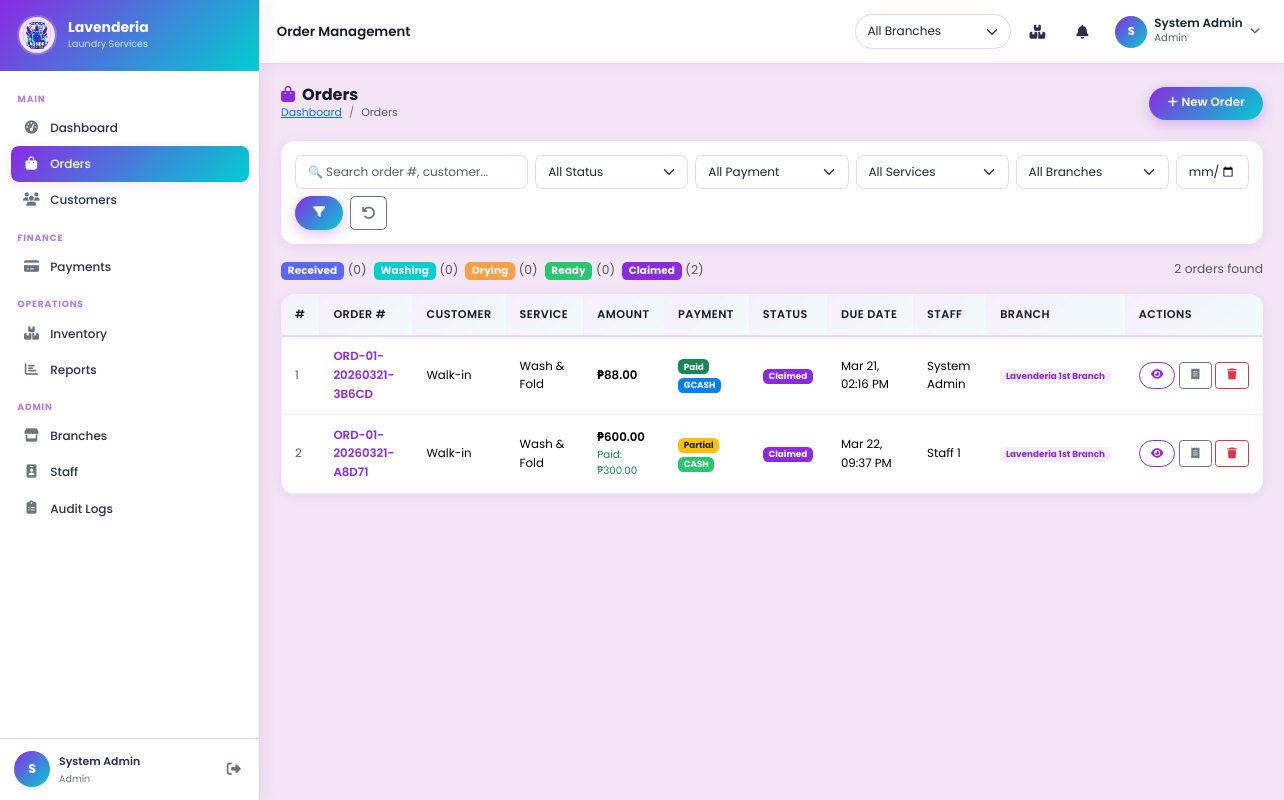
/modules/orders/index.php (signed in), run on the app's committed database.
### tables this page shows
CREATE TABLE `orders` (
  `id` int(11) NOT NULL,
  `branch_id` int(11) NOT NULL,
  `customer_id` int(11) DEFAULT NULL,
  `staff_id` int(11) NOT NULL,
  `order_number` varchar(40) NOT NULL,
  `barcode` varchar(120) DEFAULT NULL,
  `status` enum('received','washing','drying','ready','claimed') DEFAULT 'received',
  `service_type` enum('wash_fold','dry_clean','ironing') NOT NULL,
  `pricing_type` enum('per_kilo','per_item') NOT NULL DEFAULT 'per_kilo',
  `weight` decimal(8,2) DEFAULT NULL,
  `price_per_unit` decimal(8,2) NOT NULL DEFAULT 0.00,
  `total_amount` decimal(10,2) NOT NULL DEFAULT 0.00,
  `paid_amount` decimal(10,2) NOT NULL DEFAULT 0.00,
  `payment_status` enum('paid','unpaid','partial') DEFAULT 'unpaid',
  `payment_method` enum('cash','gcash') DEFAULT NULL,
  `gcash_reference` varchar(60) DEFAULT NULL,
  `rack_number` varchar(25) DEFAULT NULL,
  `stain_notes` text DEFAULT NULL,
  `special_instructions` text DEFAULT NULL,
  `is_delivery` tinyint(1) DEFAULT 0,
  `pickup_date` datetime DEFAULT NULL,
  `pickup_address` text DEFAULT NULL,
  `due_date` datetime DEFAULT NULL,
  `claimed_date` datetime DEFAULT NULL,
  `created_at` timestamp NOT NULL DEFAULT current_timestamp(),
  `updated_at` timestamp NOT NULL DEFAULT current_timestamp() ON UPDATE current_timestamp()
);

CREATE TABLE `users` (
  `id` int(11) NOT NULL,
  `branch_id` int(11) DEFAULT NULL,
  `username` varchar(60) NOT NULL,
  `password` varchar(255) NOT NULL,
  `full_name` varchar(120) NOT NULL,
  `email` varchar(120) DEFAULT NULL,
  `phone` varchar(25) DEFAULT NULL,
  `role` enum('owner','admin','staff') NOT NULL DEFAULT 'staff',
  `status` enum('active','inactive') DEFAULT 'active',
  `last_login` timestamp NULL DEFAULT NULL,
  `created_at` timestamp NOT NULL DEFAULT current_timestamp(),
  `updated_at` timestamp NOT NULL DEFAULT current_timestamp() ON UPDATE current_timestamp()
);

CREATE TABLE `branches` (
  `id` int(11) NOT NULL,
  `name` varchar(120) NOT NULL,
  `location` varchar(255) NOT NULL,
  `contact` varchar(25) DEFAULT NULL,
  `email` varchar(120) DEFAULT NULL,
  `manager_name` varchar(120) DEFAULT NULL,
  `status` enum('active','inactive') DEFAULT 'active',
  `created_at` timestamp NOT NULL DEFAULT current_timestamp(),
  `updated_at` timestamp NOT NULL DEFAULT current_timestamp() ON UPDATE current_timestamp()
);

### modules/orders/index.php (the view, shortened to what this page needs)
<?php
require_once '../../config/database.php';
require_once '../../config/functions.php';
$bf = branchFilter('o');
$filter_date     = $_GET['date']      ?? '';
$search          = trim($_GET['q']    ?? '');
$where = ["$bf"];
$whereSQL = implode(' AND ', $where);
$orders = $conn->query("
    SELECT o.*, c.name AS customer_name, b.name AS branch_name, u.full_name AS staff_name
    FROM orders o
    LEFT JOIN customers c ON c.id = o.customer_id
    JOIN branches b ON b.id = o.branch_id
    JOIN users u ON u.id = o.staff_id
    WHERE $whereSQL
    ORDER BY o.created_at DESC
    LIMIT 200
")->fetch_all(MYSQLI_ASSOC);
require_once '../../includes/head.php';
?>
<div class="app-layout">
<?php require_once '../../includes/sidebar.php'; ?>
<div class="main-content">
<?php require_once '../../includes/navbar.php'; ?>
<div class="page-content">
  <div class="page-header">
    <div>
      <h4><i class="fas fa-shopping-bag text-purple me-2"></i>Orders</h4>
      <nav aria-label="breadcrumb">
        <ol class="breadcrumb">
          <li class="breadcrumb-item"><a href="<?= SITE_URL ?>/modules/dashboard/index.php">Dashboard</a></li>
          <li class="breadcrumb-item active">Orders</li>
        </ol>
      </nav>
    </div>
    <a href="<?= SITE_URL ?>/modules/orders/create.php" class="btn btn-primary-grad">
      <i class="fas fa-plus me-1"></i>New Order
    </a>
  </div>
  <form method="GET" class="card mb-3">
    <div class="card-body">
      <div class="row g-2">
        <div class="col-12 col-md-3">
          <input type="text" name="q" class="form-control" placeholder="🔍 Search order #, customer..."
                 value="<?= e($search) ?>">
        </div>
        <div class="col-6 col-md-2">
          <select name="status" class="form-select">
            <option value="">All Status</option>
          </select>
        </div>
        <div class="col-6 col-md-2">
          <select name="payment" class="form-select">
            <option value="">All Payment</option>
          </select>
        </div>
        <div class="col-6 col-md-2">
          <select name="service" class="form-select">
            <option value="">All Services</option>
          </select>
        </div>
        <?php if (in_array($_SESSION['role'], ['owner','admin'],true)): ?>
        <div class="col-6 col-md-2">
          <select name="branch_id" class="form-select">
            <option value="0">All Branches</option>
          </select>
        </div>
        <?php endif; ?>
        <div class="col-6 col-md-1">
          <input type="date" name="date" class="form-control" value="<?= e($filter_date) ?>">
        </div>
        <div class="col-6 col-md-auto d-flex gap-2">
          <button type="submit" class="btn btn-primary-grad"><i class="fas fa-filter"></i></button>
          <a href="?" class="btn btn-outline-secondary"><i class="fas fa-undo"></i></a>
        </div>
      </div>
    </div>
  </form>
  <?php
    $status_counts = ['received'=>0,'washing'=>0,'drying'=>0,'ready'=>0,'claimed'=>0];
    foreach ($orders as $o) { if (isset($status_counts[$o['status']])) $status_counts[$o['status']]++; }
  ?>
  <div class="d-flex gap-2 flex-wrap mb-3">
    <?php foreach ($status_counts as $s => $c): ?>
      <a href="?status=<?= $s ?>" class="text-decoration-none">
        <?= statusBadge($s) ?> <span class="text-muted small">(<?= $c ?>)</span>
      </a>
    <?php endforeach; ?>
    <span class="text-muted ms-auto small align-self-center"><?= count($orders) ?> orders found</span>
  </div>
  <div class="card table-card">
    <div class="table-responsive">
      <table class="table mb-0" id="mainTable">
        <thead>
          <tr>
            <th>#</th>
            <th>Order #</th>
            <th>Customer</th>
            <th>Service</th>
            <th>Amount</th>
            <th>Payment</th>
            <th>Status</th>
            <th>Due Date</th>
            <th>Staff</th>
            <th>Branch</th>
            <th>Actions</th>
          </tr>
        </thead>
        <tbody>
          <?php if (empty($orders)): ?>
            <tr><td colspan="11" class="text-center text-muted py-5">
              <i class="fas fa-shopping-bag fa-2x mb-2 d-block opacity-25"></i>No orders found.
            </td></tr>
          <?php else: foreach ($orders as $i => $o): ?>
          <tr>
            <td class="text-muted small"><?= $i + 1 ?></td>
            <td>
              <a href="<?= SITE_URL ?>/modules/orders/view.php?id=<?= $o['id'] ?>" class="fw-600 text-purple text-decoration-none">
                <?= e($o['order_number']) ?>
              </a>
            </td>
            <td><?= e($o['customer_name'] ?? 'Walk-in') ?></td>
            <td><?= serviceLabel($o['service_type']) ?></td>
            <td>
              <span class="fw-600"><?= formatCurrency($o['total_amount']) ?></span>
              <?php if ($o['paid_amount'] > 0 && $o['payment_status'] === 'partial'): ?>
                <div class="text-success small">Paid: <?= formatCurrency($o['paid_amount']) ?></div>
              <?php endif; ?>
            </td>
            <td>
              <?= paymentBadge($o['payment_status']) ?>
              <?= methodBadge($o['payment_method']) ?>
            </td>
            <td><?= statusBadge($o['status']) ?></td>
            <td>
              <?php if ($o['due_date']): ?>
                <?php $isLate = strtotime($o['due_date']) < time() && $o['status'] !== 'claimed'; ?>
                <span class="<?= $isLate ? 'text-danger fw-600' : '' ?>">
                  <?= date('M d, h:i A', strtotime($o['due_date'])) ?>
                </span>
              <?php else: ?><span class="text-muted">—</span><?php endif; ?>
            </td>
            <td><?= e($o['staff_name']) ?></td>
            <td><span class="badge bg-purple-soft text-purple"><?= e($o['branch_name']) ?></span></td>
            <td>
              <div class="d-flex gap-1">
                <a href="<?= SITE_URL ?>/modules/orders/view.php?id=<?= $o['id'] ?>"
                   class="btn btn-sm btn-outline-primary" data-bs-toggle="tooltip" title="View">
                  <i class="fas fa-eye"></i>
                </a>
                <button class="btn btn-sm btn-outline-secondary"
                        onclick="printReceipt(<?= $o['id'] ?>)"
                        data-bs-toggle="tooltip" title="Receipt">
                  <i class="fas fa-receipt"></i>
                </button>
                <?php if (in_array($_SESSION['role'],['admin','owner'],true)): ?>
                <button class="btn btn-sm btn-outline-danger"
                        onclick="ajaxDelete('/4A/api/orders.php',{id:<?= $o['id'] ?>}, ()=>location.reload())"
                        data-bs-toggle="tooltip" title="Delete">
                  <i class="fas fa-trash"></i>
                </button>
                <?php endif; ?>
              </div>
            </td>
          </tr>
          <?php endforeach; endif; ?>
        </tbody>
      </table>
    </div>
  </div>
</div>
<?php require_once '../../includes/footer.php'; ?>

### config/functions.php (shortened to what this page needs)
<?php
function e(string $val): string
{
    return htmlspecialchars($val, ENT_QUOTES | ENT_SUBSTITUTE, 'UTF-8');
}
function formatCurrency(float $amount): string
{
    return '₱' . number_format($amount, 2);
}
function statusBadge(string $status): string
{
    $map = [
        'received' => ['Received', 'badge-received'],
        'washing'  => ['Washing',  'badge-washing'],
        'drying'   => ['Drying',   'badge-drying'],
        'ready'    => ['Ready',    'badge-ready'],
        'claimed'  => ['Claimed',  'badge-claimed'],
    ];
    [$label, $cls] = $map[$status] ?? [ucfirst($status), 'bg-secondary'];
    return "<span class=\"badge $cls\">$label</span>";
}
function paymentBadge(string $status): string
{
    $map = [
        'paid'    => ['Paid',    'bg-success'],
        'unpaid'  => ['Unpaid',  'bg-danger'],
        'partial' => ['Partial', 'bg-warning text-dark'],
    ];
    [$label, $cls] = $map[$status] ?? [ucfirst($status), 'bg-secondary'];
    return "<span class=\"badge $cls\">$label</span>";
}
function methodBadge(?string $method): string
{
    $cls = $method === 'gcash' ? 'badge-gcash' : 'badge-cash';
    return "<span class=\"badge $cls\">" . strtoupper($method) . "</span>";
}
function branchFilter(string $alias = ''): string
{
    $col = $alias ? "$alias.branch_id" : 'branch_id';
    if (in_array($_SESSION['role'] ?? '', ['owner', 'admin'], true)) return '1=1';
    return "$col = " . (int) ($_SESSION['branch_id'] ?? 0);
}
function serviceLabel(string $type): string
{
    return match($type) {
        'wash_fold'  => 'Wash & Fold',
        'dry_clean'  => 'Dry Clean',
        'ironing'    => 'Ironing',
        default      => ucfirst(str_replace('_', ' ', $type)),
    };
}

### assets/css/style.css (style rules this page uses)
:root { --primary: #8A2BE2; --primary-d: #6A0DAD; --primary-light: #B57BEE; --secondary: #00CED1; --sec-light: #40E0D0; --bg: #F3E5F5; --bg-card: #FFFFFF; --dark: #1A1A2E; --text: #2D2D4E; --muted: #6c757d; --border: #E8D5F5; --gradient: linear-gradient(135deg, #8A2BE2 0%, #00CED1 100%); --gradient-d: linear-gradient(135deg, #6A0DAD 0%, #00A8B0 100%); --shadow-sm: 0 2px 12px rgba(138,43,226,.10); --shadow-md: 0 6px 24px rgba(138,43,226,.16); --shadow-lg: 0 12px 40px rgba(138,43,226,.22); --sidebar-w: 260px; --navbar-h: 64px; --radius: 14px; --radius-sm: 8px; font-size: 14px; }
*, *::before, *::after { box-sizing: border-box; }
body { font-family: 'Poppins', 'Segoe UI', sans-serif; background: var(--bg); color: var(--text); margin: 0; padding: 0; line-height: 1.6; }
.app-layout { display: flex; min-height: 100vh; }
.main-content { margin-left: var(--sidebar-w); flex: 1; display: flex; flex-direction: column; min-height: 100vh; transition: margin-left .28s ease; }
.page-content { padding: 1.5rem; flex: 1; }
.page-header { display: flex; align-items: center; justify-content: space-between; margin-bottom: 1.4rem; flex-wrap: wrap; gap: .5rem; }
.page-header h4 { font-weight: 700; color: var(--dark); margin: 0; font-size: 1.15rem; }
.page-header .breadcrumb { font-size: .78rem; margin: 0; --bs-breadcrumb-divider-color: var(--muted); }
.card { border: none; border-radius: var(--radius); box-shadow: var(--shadow-sm); background: var(--bg-card); transition: box-shadow .2s; }
.btn-primary-grad { background: var(--gradient); border: none; color: #fff; border-radius: 50px; padding: .55rem 1.3rem; font-weight: 600; font-size: .85rem; transition: opacity .18s, box-shadow .18s; box-shadow: 0 4px 14px rgba(138,43,226,.3); }
.btn-outline-primary { border-color: var(--primary); color: var(--primary); border-radius: 50px; font-size: .85rem; }
.btn-sm { padding: .3rem .8rem; font-size: .78rem; }
.badge-received { background: #5B68F5; color: #fff; }
.badge-washing { background: #00CED1; color: #fff; }
.badge-drying { background: #FF9F43; color: #fff; }
.badge-ready { background: #28C76F; color: #fff; }
.badge-claimed { background: #8A2BE2; color: #fff; }
.badge-cash { background: #28C76F; color: #fff; }
.badge-gcash { background: #0080FF; color: #fff; }
.table-card { border-radius: var(--radius); overflow: hidden; box-shadow: var(--shadow-sm); }
.table thead th { background: linear-gradient(135deg, rgba(138,43,226,.08), rgba(0,206,209,.06)); color: var(--dark); font-weight: 600; font-size: .8rem; text-transform: uppercase; letter-spacing: .04em; border-bottom: 2px solid var(--border); padding: .8rem 1rem; white-space: nowrap; }
.table tbody td { padding: .75rem 1rem; vertical-align: middle; font-size: .84rem; border-color: #F5ECFF; }
.form-control, .form-select { border-radius: var(--radius-sm); border-color: var(--border); font-size: .86rem; padding: .5rem .85rem; }
.text-purple { color: var(--primary) !important; }
.bg-purple-soft { background: rgba(138,43,226,.08); }
.fw-600 { font-weight: 600; }
.card, .stat-card { animation: fadeInUp .35s ease forwards; }

### data on the page
orders: is_delivery "0", order_number "ORD-01-20260321-3B6CD", customer_name "Walk-in", service_type "Wash & Fold", total_amount "₱88.00", label "Paid", payment_method "GCASH", label "Claimed", due_date "Mar 21, 02:16 PM", staff.full_name "System Admin", branch.name "Lavenderia 1st Branch"
orders: order_number "ORD-01-20260321-A8D71", customer_name "Walk-in", service_type "Wash & Fold", total_amount "₱600.00", paid_amount "₱300.00", label "Partial", payment_method "CASH", label "Claimed", due_date "Mar 22, 09:37 PM", staff.full_name "Staff 1", branch.name "Lavenderia 1st Branch"

### other printed values
substr($_SESSION['full_name'] ?? 'U', 0, 1) "S"
$_SESSION['full_name'] "System Admin"
$role "Admin"
$navTitle "Order Management"
$label "Received"
$label "Washing"
$label "Drying"
$label "Ready"
$label "Claimed"
$c "2"
count($orders) "2"
